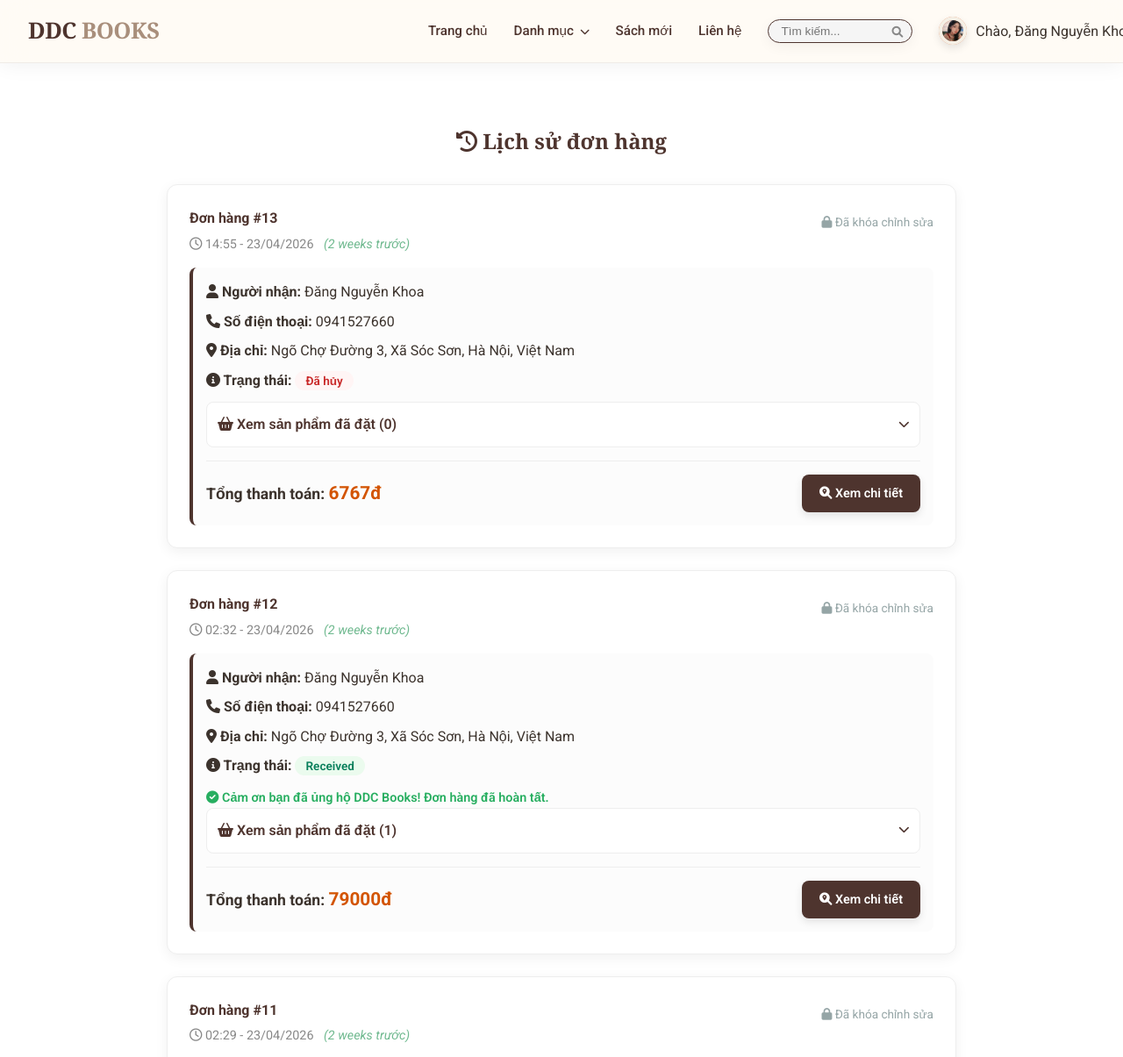
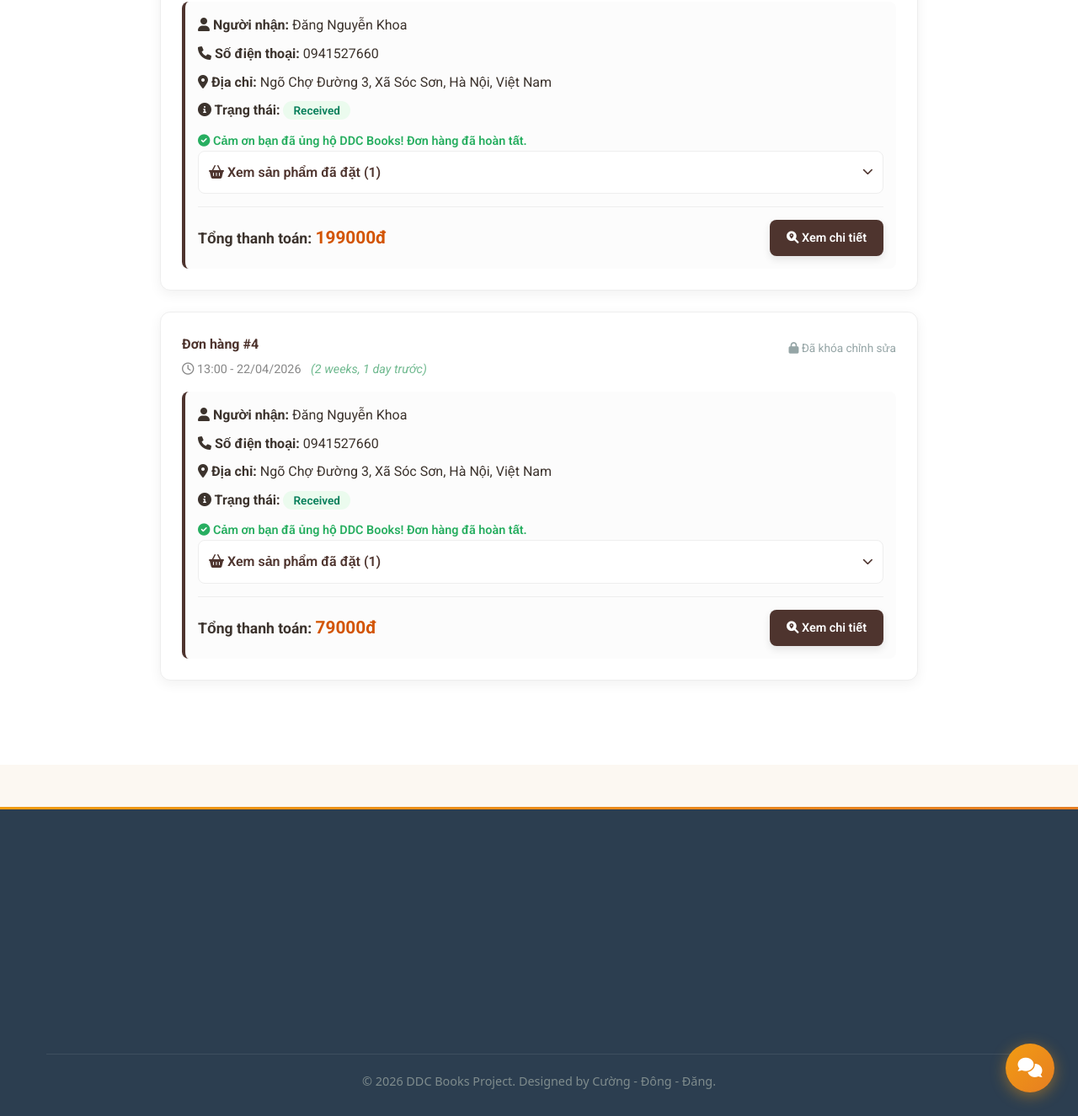
The app's page /order-history/ (signed in) with its own data (2 pictures, top to bottom).
### app/models.py (models this page shows, shortened)
class Profile(models.Model):
    user = models.OneToOneField(User, on_delete=models.CASCADE, related_name='profile')
    avatar = models.ImageField(default='default.jpg', upload_to='profile_pics')
    phone = models.CharField(max_length=15, blank=True)
    address = models.TextField(blank=True, null=True)

class Order(models.Model):
    STATUS_CHOICES = (
        ('Pending', 'Chờ xử lý'),
        ('Processing', 'Đang đóng gói'),
        ('Shipped', 'Đang giao'),
        ('Delivered', 'Đã nhận hàng'),
        ('Cancelled', 'Đã hủy'),
    )
    user = models.ForeignKey(User, on_delete=models.CASCADE)
    full_name = models.CharField(max_length=255)
    phone = models.CharField(max_length=20)
    address = models.TextField()
    total_price = models.DecimalField(max_digits=12, decimal_places=0)
    created_at = models.DateTimeField(auto_now_add=True)
    status = models.CharField(max_length=20, choices=STATUS_CHOICES, default='Pending')
    shipping_unit = models.CharField(max_length=50, blank=True, null=True)

### app/views.py (the view)
# urls.py: path('order-history/', views.order_history, name='order_history'),
@login_required
def order_history(request):
    orders = Order.objects.filter(user=request.user).order_by('-created_at')
    return render(request, 'app/order_history.html', {'orders': orders})

### app/context_processors.py (called while the page is built)
def categories_processor(request):
    return {
        'categories': Category.objects.all()
    }

### app/templates/app/order_history.html (shortened to what this page needs)
{% extends 'app/base.html' %}
{% block content %}
<div class="container" style="margin-top: 50px; margin-bottom: 80px; max-width: 900px;">
    <h2 style="text-align: center; color: #4E342E; font-family: 'Playfair Display', serif; margin-bottom: 30px;">
        <i class="fas fa-history"></i> Lịch sử đơn hàng
    </h2>
    {% for order in orders %}
    <div style="background: #fff; border-radius: 12px; padding: 25px; margin-bottom: 25px; border: 1px solid #eee; box-shadow: 0 4px 15px rgba(0,0,0,0.06);">
        <div style="display: flex; justify-content: space-between; align-items: flex-start; margin-bottom: 15px;">
            <div>
                <h4 style="color: #4E342E; margin: 0;">Đơn hàng #{{ order.id }}</h4>
                <p style="margin: 5px 0 0 0; font-size: 0.9rem; color: #888;">
                    <i class="far fa-clock"></i> {{ order.created_at|date:"H:i - d/m/Y" }}
                    <span style="margin-left: 8px; font-style: italic; color: #6fb98f;">({{ order.created_at|timesince }} trước)</span>
                </p>
            </div>
            <div style="display: flex; gap: 10px;">
                {% if order.status == 'Pending' %}
                    <button onclick="openEditModal('{{ order.id }}', '{{ order.full_name }}', '{{ order.phone }}', '{{ order.address }}')"
                            style="background: #f39c12; color: white; border: none; padding: 7px 15px; border-radius: 6px; cursor: pointer; font-size: 0.9rem;">
                        <i class="fas fa-edit"></i> Sửa
                    </button>
                    <button onclick="confirmDeleteOrder('{{ order.id }}')"
                            style="background: #e74c3c; color: white; border: none; padding: 7px 15px; border-radius: 6px; cursor: pointer; font-size: 0.9rem;">
                        <i class="fas fa-trash-alt"></i> Xóa
                    </button>
                {% else %}
                    <span style="color: #95a5a6; font-size: 0.85rem; padding: 7px 0;">
                        <i class="fas fa-lock"></i> Đã khóa chỉnh sửa
                    </span>
                {% endif %}
            </div>
        </div>
        <div style="background: #fcfcfc; border-radius: 8px; padding: 15px; border-left: 4px solid #4E342E;">
            <p style="margin-bottom: 8px;"><strong><i class="fas fa-user"></i> Người nhận:</strong> {{ order.full_name }}</p>
            <p style="margin-bottom: 8px;"><strong><i class="fas fa-phone"></i> Số điện thoại:</strong> {{ order.phone }}</p>
            <p style="margin-bottom: 8px;"><strong><i class="fas fa-map-marker-alt"></i> Địa chỉ:</strong> {{ order.address }}</p>
            <p style="margin-bottom: 12px;">
    <strong><i class="fas fa-info-circle"></i> Trạng thái:</strong>
    <span style="padding: 3px 12px; border-radius: 15px; font-size: 0.85rem; font-weight: 600;
        {% if order.status == 'Pending' %} background: #fff4e6; color: #d9480f;
        {% elif order.status == 'Confirmed' or order.status == 'Processing' %} background: #e7f5ff; color: #1971c2;
        {% elif order.status == 'Shipped' %} background: #f3f0ff; color: #6741d9;
        {% elif order.status == 'Received' %} background: #ebfbee; color: #087f5b;
        {% elif order.status == 'Cancelled' %} background: #fff5f5; color: #c92a2a;
        {% endif %}">
        {{ order.get_status_display }}
    </span>
</p>
{% if order.status == 'Received' %}
<div style="margin-top: 10px; color: #27ae60; font-size: 0.9rem; font-weight: 600;">
    <i class="fas fa-check-circle"></i> Cảm ơn bạn đã ủng hộ DDC Books! Đơn hàng đã hoàn tất.
</div>
{% endif %}
            <details style="margin-bottom: 15px; border: 1px solid #eee; border-radius: 8px; background: white; overflow: hidden;">
    <summary style="padding: 12px; cursor: pointer; font-weight: 600; color: #4E342E; display: flex; justify-content: space-between; align-items: center; list-style: none;">
        <span><i class="fas fa-shopping-basket"></i> Xem sản phẩm đã đặt ({{ order.items.all.count }})</span>
        <i class="fas fa-chevron-down" style="font-size: 0.8rem;"></i>
    </summary>
</details>
            <div style="margin-top: 10px; font-size: 1.1rem; border-top: 1px solid #eee; padding-top: 15px; display: flex; justify-content: space-between; align-items: center;">
                <div>
                    <strong>Tổng thanh toán:</strong>
                    <span style="color: #d35400; font-weight: bold; font-size: 1.3rem;">{{ order.total_price }}đ</span>
                </div>
                <a href="{% url 'order_tracking' order.id %}"
                   style="display: inline-block; padding: 10px 20px; background: #4E342E; color: white; border-radius: 8px; text-decoration: none; font-size: 0.9rem; font-weight: 600; transition: 0.3s; box-shadow: 0 4px 10px rgba(0,0,0,0.1);"
                   onmouseover="this.style.opacity='0.85'; this.style.transform='translateY(-2px)';"
                   onmouseout="this.style.opacity='1'; this.style.transform='translateY(0)';"
                >
                   <i class="fas fa-search-location"></i> Xem chi tiết
                </a>
            </div>
        </div>
    </div>
    {% endfor %}
</div>
{% endblock %}

### app/templates/app/base.html (shortened to what this page needs)
{% load static %}
<!DOCTYPE html>
<html lang="vi">
  <head>
    <link rel="stylesheet" href="https://cdnjs.cloudflare.com/ajax/libs/font-awesome/6.0.0/css/all.min.css" />
    <link rel="stylesheet" href="{% static 'app/css/style.css' %}?v={% now 'U' %}" />
    <link rel="stylesheet" href="https://cdnjs.cloudflare.com/ajax/libs/animate.css/4.1.1/animate.min.css" />
  </head>
  <body>
    <header>
    <div class="container header-flex">
        <a href="{% url 'home' %}" class="logo">DDC <span>BOOKS</span></a>
        <nav>
            <ul class="menu-links">
                <li>
                    <a href="{% url 'home' %}">Trang chủ</a>
                </li>
                <li class="dropdown">
                    <a href="#">Danh mục <i class="fas fa-chevron-down" style="font-size: 0.7rem; margin-left: 4px;"></i></a>
                </li>
                <li>
                    <a href="{% url 'home' %}?filter=new" style="{% if request.GET.filter == 'new' %}color: var(--primary); font-weight: bold;{% endif %}">Sách mới</a>
                </li>
                {% if user.is_staff %}
                <li class="dropdown">
                    <a href="#" style="color: #d35400; font-weight: bold;">
                        <i class="fas fa-user-shield"></i> QUẢN TRỊ <i class="fas fa-chevron-down" style="font-size: 0.7rem;"></i>
                    </a>
                    <ul class="submenu">
                        <li>
                            <a href="{% url 'manage_orders' %}">
                                <i class="fas fa-clipboard-list"></i> Quản lý đơn hàng
                            </a>
                        </li>
                        <li>
                            <a href="{% url 'staff_book_list' %}">
                                <i class="fas fa-edit"></i> Quản lý kho sách
                            </a>
                        </li>
                    </ul>
                </li>
                {% else %}
                <li>
                    <a href="#">Liên hệ</a>
                </li>
                {% endif %}
                <li class="header-search-item">
                    <form action="{% url 'home' %}" method="GET" class="header-search-box">
                        <div class="search-wrapper">
                            <input type="text" name="q" placeholder="Tìm kiếm..." value="{{ request.GET.q|default:'' }}">
                            <button type="submit"><i class="fas fa-search"></i></button>
                        </div>
                    </form>
                </li>
            </ul>
            <div class="auth-box">
                {% if user.is_authenticated %}
                <div class="user-dropdown">
                    <div class="avatar-small">
                        <img src="{{ user.profile.avatar.url }}" alt="Avatar" style="width: 100%; height: 100%; border-radius: 50%; object-fit: cover; border: 4px solid var(--beige); box-shadow: 0 4px 10px rgba(0,0,0,0.1);" />
                    </div>
                    <span>Chào, {{ user.first_name }}</span>
                </div>
                {% else %}
                <div class="log_sign-group">
                    <span class="nav-slider"></span>
                    <a href="{% url 'signup' %}" class="auth-link" id="link-signup">Đăng ký</a>
                    <a href="{% url 'login' %}" class="auth-link" id="link-login">Đăng nhập</a>
                </div>
                {% endif %}
            </div>
        </nav>
    </div>
</header>
   <main>
    <div class="content-wrapper" style="background-color: #ffffff; min-height: 100vh;">
        <div class="container" style="max-width: 1300px; margin: 0 auto; padding: 20px 15px;">
            <div style="display: flex; gap: 30px; align-items: flex-start;">
                <div style="flex-grow: 1;">
                    <div class="main-books-content" style="margin-bottom: 50px;">
                        {% block content %}
                        {% endblock %}
                    </div>
                </div>
            </div>
        </div>
    </div>
</main>
    <footer style="background-color: #2c3e50; color: #ecf0f1; padding: 60px 0 30px; margin-top: 50px; font-family: 'Segoe UI', Tahoma, Geneva, Verdana, sans-serif;">
    <div class="container" style="max-width: 1200px; margin: 0 auto; padding: 0 15px;">
        <div style="display: grid; grid-template-columns: repeat(auto-fit, minmax(250px, 1fr)); gap: 40px;">
        </div>
        <hr style="border: 0; border-top: 1px solid #3e4f5f; margin: 40px 0 20px;">
        <div style="text-align: center; color: #7f8c8d; font-size: 0.9rem;">
            <p>&copy; 2026 DDC Books Project. Designed by Cường - Đông - Đăng.</p>
        </div>
    </div>
</footer>
  {% if user.is_authenticated %}
  <button id="chat-bubble-btn" onclick="chatToggle()" title="Chat hỗ trợ">
    <i class="fas {% if user.is_staff %}fa-headset{% else %}fa-comments{% endif %}" id="chat-bubble-icon"></i>
  </button>
  {% endif %}
  </body>
</html>

### app/static/app/css/style.css (style rules this page uses)
:root { --primary: #E98A61; --dark-brown: #4E342E; --beige: #F5F0E6; --white-warm: #FCF8F2; --text: #3C332D; }
* { margin: 0; padding: 0; box-sizing: border-box; }
body { font-family: 'Roboto', sans-serif; background: var(--white-warm); color: var(--text); line-height: 1.6; }
.container { max-width: 1400px; margin: auto; width: 95%; }
header { background: var(--beige); padding: 15px 0; border-bottom: 1px solid #E0D7C6; position: sticky; top: 0; z-index: 1000; }
.header-flex { display: flex; justify-content: space-between; align-items: center; }
.logo { font-family: 'Playfair Display', serif; font-size: 1.6rem; text-decoration: none; color: var(--dark-brown) !important; font-weight: 700; }
.logo span { color: #A98F7C; }
nav { display: flex; align-items: center; gap: 40px; }
.menu-links { display: flex; list-style: none; gap: 30px; }
.menu-links a { text-decoration: none; color: var(--dark-brown); font-size: 0.95rem; transition: 0.3s; font-weight: 500; }
.user-dropdown { position: relative; display: flex; align-items: center; gap: 10px; cursor: pointer; }
.avatar-small { width: 32px; height: 32px; background: var(--primary); color: white; border-radius: 50%; display: flex; align-items: center; justify-content: center; }
.menu-links li.dropdown { position: relative; }
.search-wrapper { display: flex; align-items: center; background: rgba(255, 255, 255, 0.9); border: 1px solid var(--dark-brown); border-radius: 25px; padding: 5px 15px; transition: all 0.3s ease; box-shadow: 0 4px 15px rgba(0,0,0,0.05); }
.search-wrapper input { border: none; outline: none; background: transparent; padding: 8px; width: 200px; font-size: 0.9rem; color: var(--text); }
.search-wrapper button { border: none; background: transparent; color: var(--primary); cursor: pointer; font-size: 1.1rem; padding-left: 10px; }
.header-search-box .search-wrapper { padding: 1px 10px; border-radius: 15px; max-height: 32px; background: #f5f5f5; }
.header-search-box input { width: 120px; font-size: 0.85rem; padding: 4px; }
.header-search-box button i { font-size: 0.8rem; color: #888; }
header nav { display: flex; align-items: center; gap: 30px; flex-grow: 1; justify-content: flex-end; margin-right: -100px; }

### app/templates/app/base.html (style rules this page uses)
header { position: sticky; top: 0; z-index: 1000; background: rgba(255, 252, 247, 0.82); backdrop-filter: blur(16px) saturate(180%); -webkit-backdrop-filter: blur(16px) saturate(180%); border-bottom: 1px solid rgba(0,0,0,0.06); box-shadow: 0 2px 24px rgba(0,0,0,0.06); transition: box-shadow 0.3s, background 0.3s; }
.logo { letter-spacing: -0.5px; transition: transform 0.2s; display: inline-block; }
.logo span { position: relative; }
.logo span::after { content: ''; position: absolute; bottom: -2px; left: 0; right: 0; height: 2px; background: var(--primary); border-radius: 2px; transform: scaleX(0); transition: transform 0.25s ease; transform-origin: left; }
nav .menu-links > li > a { position: relative; transition: color 0.2s; }
nav .menu-links > li > a::after { content: ''; position: absolute; bottom: -4px; left: 0; right: 0; height: 2px; background: var(--primary, #e67e22); border-radius: 2px; transform: scaleX(0); transition: transform 0.22s ease; transform-origin: left; }
.header-search-box .search-wrapper { transition: box-shadow 0.2s, transform 0.2s; }
footer { position: relative; overflow: hidden; }
footer::before { content: ''; position: absolute; top: 0; left: 0; right: 0; height: 3px; background: linear-gradient(90deg, #f39c12, #e67e22, #f39c12); background-size: 200% 100%; animation: footerLine 3s linear infinite; }
.avatar-small { transition: transform 0.2s; }
#chat-bubble-btn { position: fixed; bottom: 28px; right: 28px; width: 58px; height: 58px; border-radius: 50%; background: linear-gradient(135deg, #f39c12, #e67e22); border: none; cursor: pointer; box-shadow: 0 4px 18px rgba(243,156,18,0.45); display: flex; align-items: center; justify-content: center; z-index: 9998; transition: transform 0.2s, box-shadow 0.2s; }
#chat-bubble-btn i { font-size: 1.45rem; color: #fff; }

### records on screen
Order: id "13", created_at "14:55 - 23/04/2026", created_at "2 weeks", shows "Đã khóa chỉnh sửa", full_name "Đăng Nguyễn Khoa", phone "0941527660", address "Ngõ Chợ Đường 3, Xã Sóc Sơn, Hà Nội, Việt Nam", status "Đã hủy", items.all.count "0", total_price "6767"
Order: id "12", created_at "02:32 - 23/04/2026", created_at "2 weeks", shows "Đã khóa chỉnh sửa", full_name "Đăng Nguyễn Khoa", phone "0941527660", address "Ngõ Chợ Đường 3, Xã Sóc Sơn, Hà Nội, Việt Nam", status "Received", shows "Cảm ơn bạn đã ủng hộ DDC Books! Đơn hàng đã hoàn tất.", items.all.count "1", total_price "79000"
Order: id "11", created_at "02:29 - 23/04/2026", created_at "2 weeks", shows "Đã khóa chỉnh sửa", full_name "Đăng Nguyễn Khoa", phone "0941527660", address "Ngõ Chợ Đường 3, Xã Sóc Sơn, Hà Nội, Việt Nam", status "Received", shows "Cảm ơn bạn đã ủng hộ DDC Books! Đơn hàng đã hoàn tất.", items.all.count "1", total_price "199000"
Order: id "4", created_at "13:00 - 22/04/2026", created_at "2 weeks, 1 day", shows "Đã khóa chỉnh sửa", full_name "Đăng Nguyễn Khoa", phone "0941527660", address "Ngõ Chợ Đường 3, Xã Sóc Sơn, Hà Nội, Việt Nam", status "Received", shows "Cảm ơn bạn đã ủng hộ DDC Books! Đơn hàng đã hoàn tất.", items.all.count "1", total_price "79000"

### other values on screen
{{ user.first_name }} "Đăng Nguyễn…"
